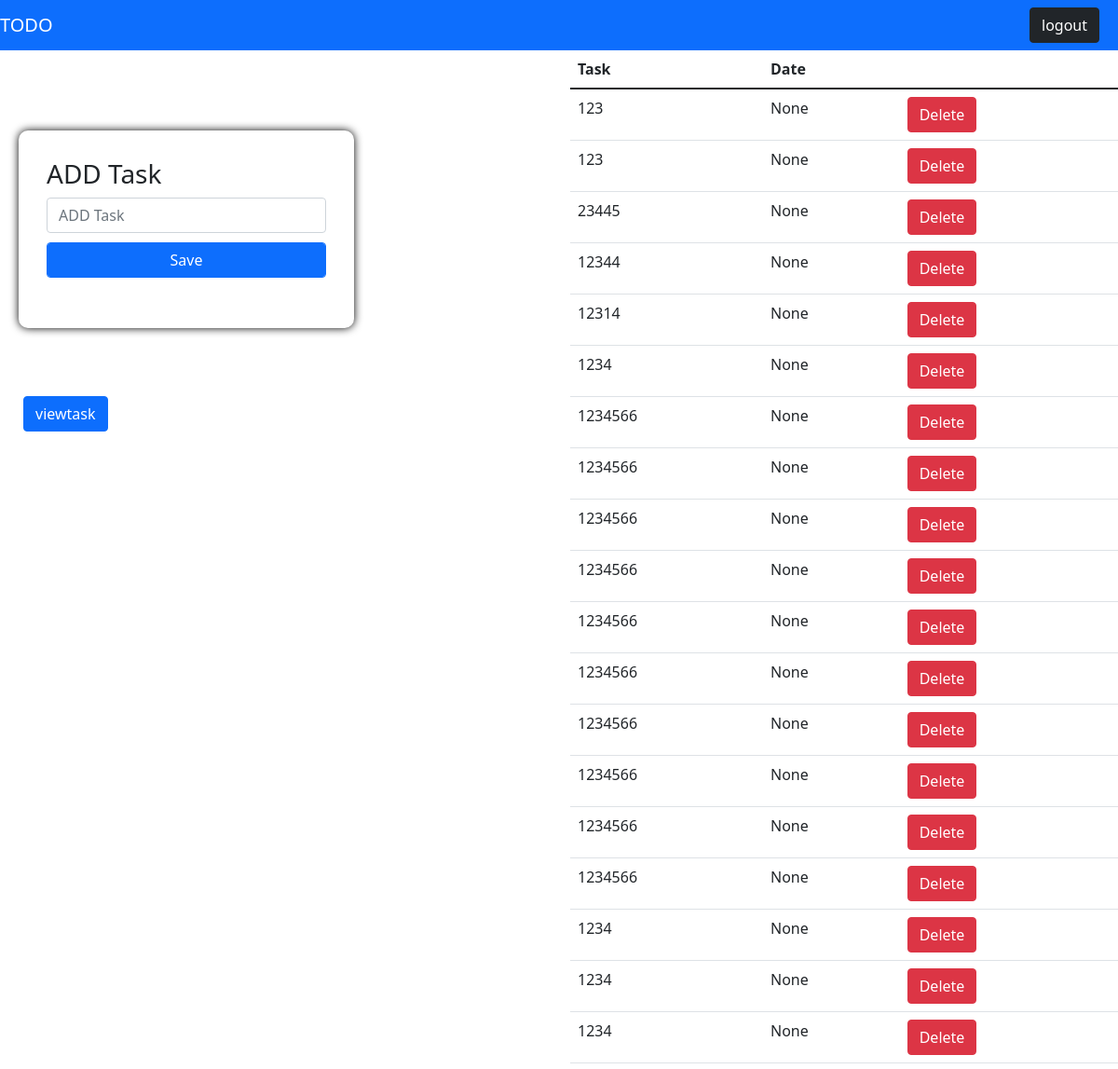
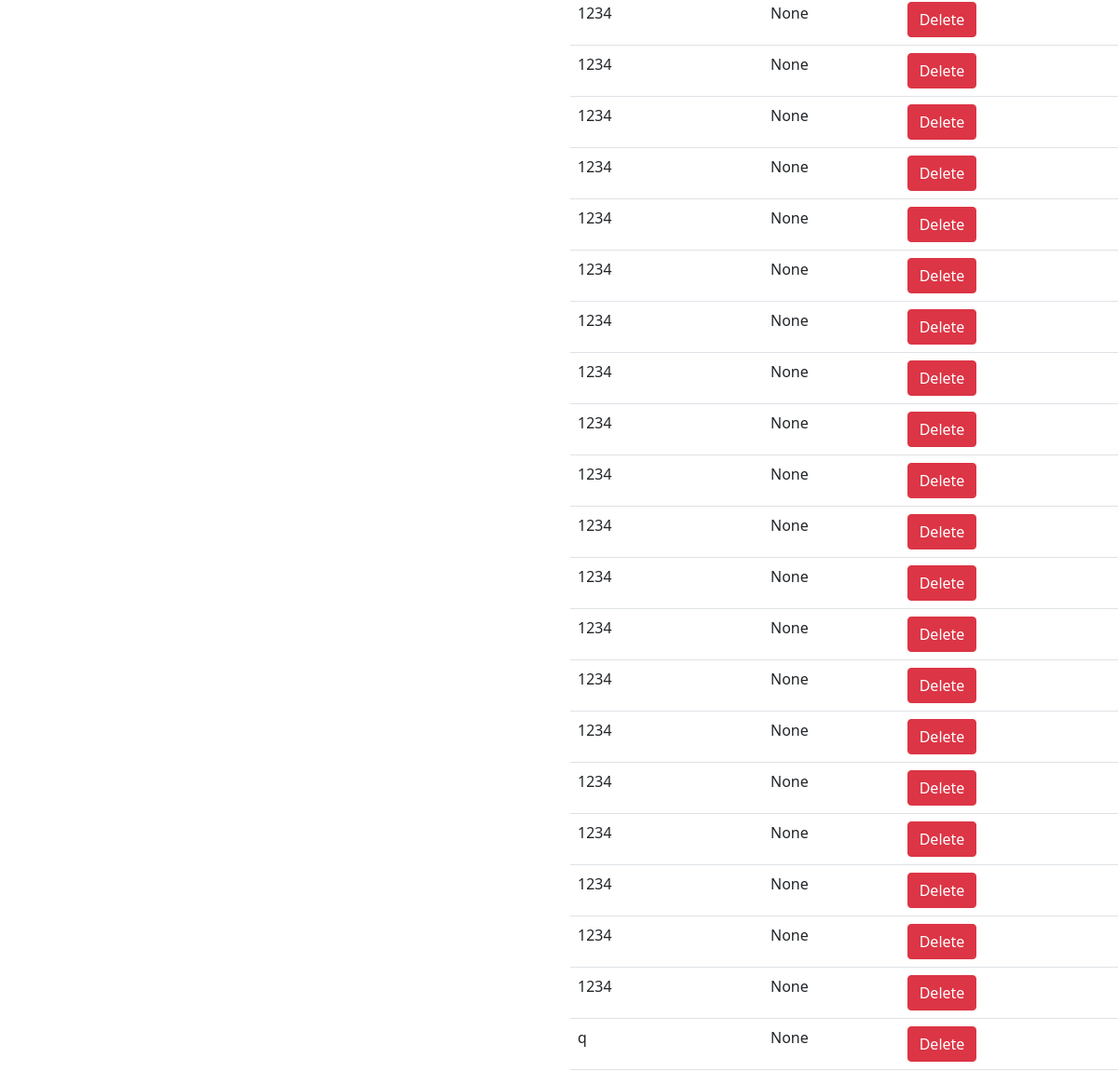
Page /viewtask/ (signed in) on the committed database (2 pictures, top to bottom).
### todoapp/models.py (models this page shows, shortened)
class Tasktodo(models.Model):
    usname = models.ForeignKey(User, on_delete=models.CASCADE)
    task = models.CharField(max_length=200)
    task_date = models.DateTimeField(auto_now_add=True)

### todoapp/views.py (the view)
# urls.py: path("viewtask/", viewtask, name="viewtask"),
def viewtask(request):
    if request.user.is_authenticated:
        d = Tasktodo.objects.filter(usname=request.user)
        return render(request, 'home.html', {'data': d})
    else:
        return redirect('ulogin')

### todoapp/templates/home.html (shortened to what this page needs)
{% extends 'base.html' %}
{% block content %}
<div class="d-felx flex-row justify-content-start">
 <div class="row row-cols-2">
      <div class="col">
               <form method="post" style=" margin:20px; padding: 30px; border-radius: 10px; box-shadow: 0px  0px 10px 0px black; position: absolute; top:15vh; width: 30%;" action="{% url 'create' %}">
                <p class="h3">ADD Task</p>
            <input type="text" name="Task" class="form-control" placeholder="ADD Task"  autocomplete="off" required>
            <button type="submit" class="btn btn-primary form-control" style="margin-top:10px;">Save
            </button>
        </form>
                      <button type="submit" class="btn btn-primary" style=" margin:25px;    position: absolute; top:50vh;"
                ><a href="{% url 'viewtask' %}" style="text-decoration: none; color:white">viewtask</a>
            </button>
  </div>
  <div class="col">
      <table class="table">
          {% if data %}
          <thead>
              <tr>
                  <th scope="col">Task</th>
                  <th class="col">Date</th>
                  <th class="col">  </th>
              </tr>
          </thead>
          <tbody>
            <tr>
                {% for d in data %}
                <td >{{ d.task }}</td>
                    <td >{{ d.task_date }}</td>
					<td ><button class="btn btn-danger" type="button" ><a href="{% url 'deletetask' t=d.task da=d.task_date %}" onclick="return confirm('Do u really want to delete')" style="text-decoration: none; color: white;">Delete</a></button></td>
            </tr>
            {% endfor %}
          </tbody>
          {% endif %}
      </table>
     </div>
</div>
{% endblock %}

### templates/base.html (shortened to what this page needs)
<!DOCTYPE html>
<html lang="en">
<head>
    <link href="https://cdn.jsdelivr.net/npm/bootstrap@5.1.1/dist/css/bootstrap.min.css" rel="stylesheet">
</head>
<body>
<nav class="navbar  navbar-dark  bg-primary ">
    <span class="navbar-brand mb-0 h1 ">TODO</span>
    <div>
    {% if user.is_authenticated %}
    <a href="{% url 'ulogout' %}"><button class="btn btn-dark"
    style="margin-right:20px ;">logout</button>
    </a>
    {% endif %}
  </div>
</nav>
{% block content %}{% endblock %}
</body>
</html>

### rows in the picture
Tasktodo: task "123", task_date "None"
Tasktodo: task "123", task_date "None"
Tasktodo: task "23445", task_date "None"
Tasktodo: task "12344", task_date "None"
Tasktodo: task "12314", task_date "None"
Tasktodo: task "1234", task_date "None"
Tasktodo: task "1234566", task_date "None"
Tasktodo: task "1234566", task_date "None"
Tasktodo: task "1234566", task_date "None"
Tasktodo: task "1234566", task_date "None"
Tasktodo: task "1234566", task_date "None"
Tasktodo: task "1234566", task_date "None"
Tasktodo: task "1234566", task_date "None"
Tasktodo: task "1234566", task_date "None"
Tasktodo: task "1234566", task_date "None"
Tasktodo: task "1234566", task_date "None"
Tasktodo: task "1234", task_date "None"
Tasktodo: task "1234", task_date "None"
Tasktodo: task "1234", task_date "None"
Tasktodo: task "1234", task_date "None"
Tasktodo: task "1234", task_date "None"
Tasktodo: task "1234", task_date "None"
Tasktodo: task "1234", task_date "None"
Tasktodo: task "1234", task_date "None"
Tasktodo: task "1234", task_date "None"
Tasktodo: task "1234", task_date "None"
Tasktodo: task "1234", task_date "None"
Tasktodo: task "1234", task_date "None"
Tasktodo: task "1234", task_date "None"
Tasktodo: task "1234", task_date "None"
Tasktodo: task "1234", task_date "None"
Tasktodo: task "1234", task_date "None"
Tasktodo: task "1234", task_date "None"
Tasktodo: task "1234", task_date "None"
Tasktodo: task "1234", task_date "None"
Tasktodo: task "1234", task_date "None"
Tasktodo: task "1234", task_date "None"
Tasktodo: task "1234", task_date "None"
Tasktodo: task "1234", task_date "None"
Tasktodo: task "q", task_date "None"
